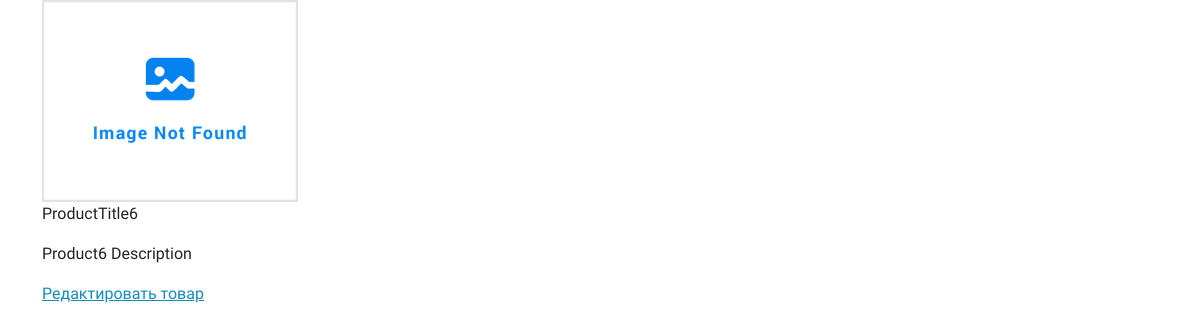
/homeworks/product/6/, run on the app's committed database.
### hw_app/models.py (models this page shows, shortened)
class Product(models.Model):
    title = models.CharField(max_length=100)
    description = models.TextField()
    price = models.DecimalField(max_digits=8, decimal_places=2)
    count = models.IntegerField(default=0)
    added_at = models.DateTimeField(auto_now_add=True)
    image = models.ImageField(upload_to='product_image',
                              default='default.png',
                              verbose_name='Изображение')
    objects = models.Manager()

### hw_app/views.py (the view)
# urls.py: path('product/<int:pk>/', views.ProductView.as_view(), name='product_page'),
class ProductView(DetailView):
    model = models.Product
    template_name = 'hw_app/product_page.html'

### hw_app/templates/hw_app/product_page.html
{% extends 'seminar_app/base.html' %}
{% block content %}
    <img src="{{ product.image.url }}" alt="{{ product.title }}">
    <p>{{ product.title }}</p>
    <p>{{ product.description }}</p>
    <a href="{% url 'hw_app:update_product' product.pk %}">Редактировать товар</a>
{% endblock %}

### data on the page
Product: image (placeholder picture), title "ProductTitle6", description "Product6 Description"
